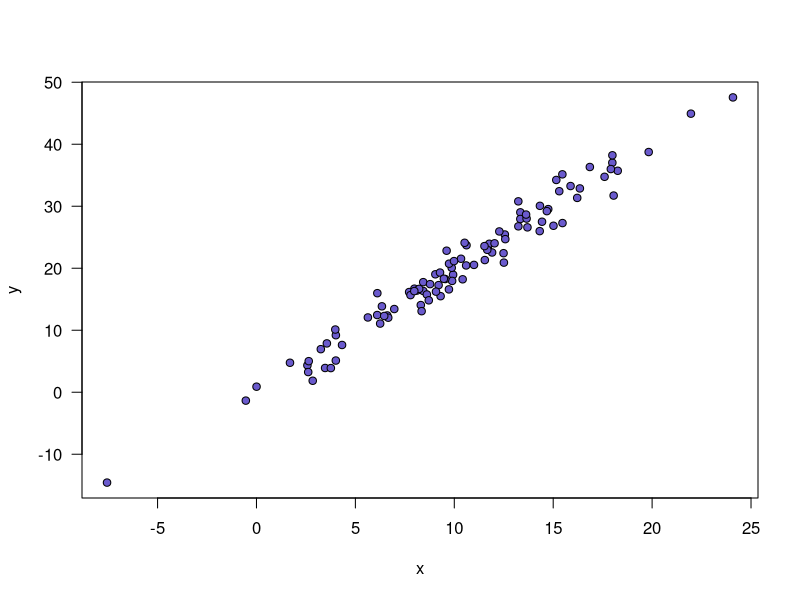

Generate this figure with R:
#' This is a simple example of an R file for use with KnitR's spin().

# This comment will appear as code rather than text.

#' We'll start by setting the seed for the random number generator.
set.seed(53079239)

#' We'll first simulate some data with x ~ N(mu=10, sig=5) and
#' y = 2x + e, where e ~ N(mu=0, sig=2)
x <- rnorm(100, 10, 5)
y <- 2*x + rnorm(100, 0, 2)

#'Here's a scatterplot of the data.
plot(x, y, pch=21, bg="slateblue", las=1)


#' The estimated correlation between x and y is
cor(x,y)

#' Here is the result of regressing $y$ on $x$.
out <- lm(y ~ x)
summary(out)

#' So note that the estimated slope for the regression line is
out$coef[2]
